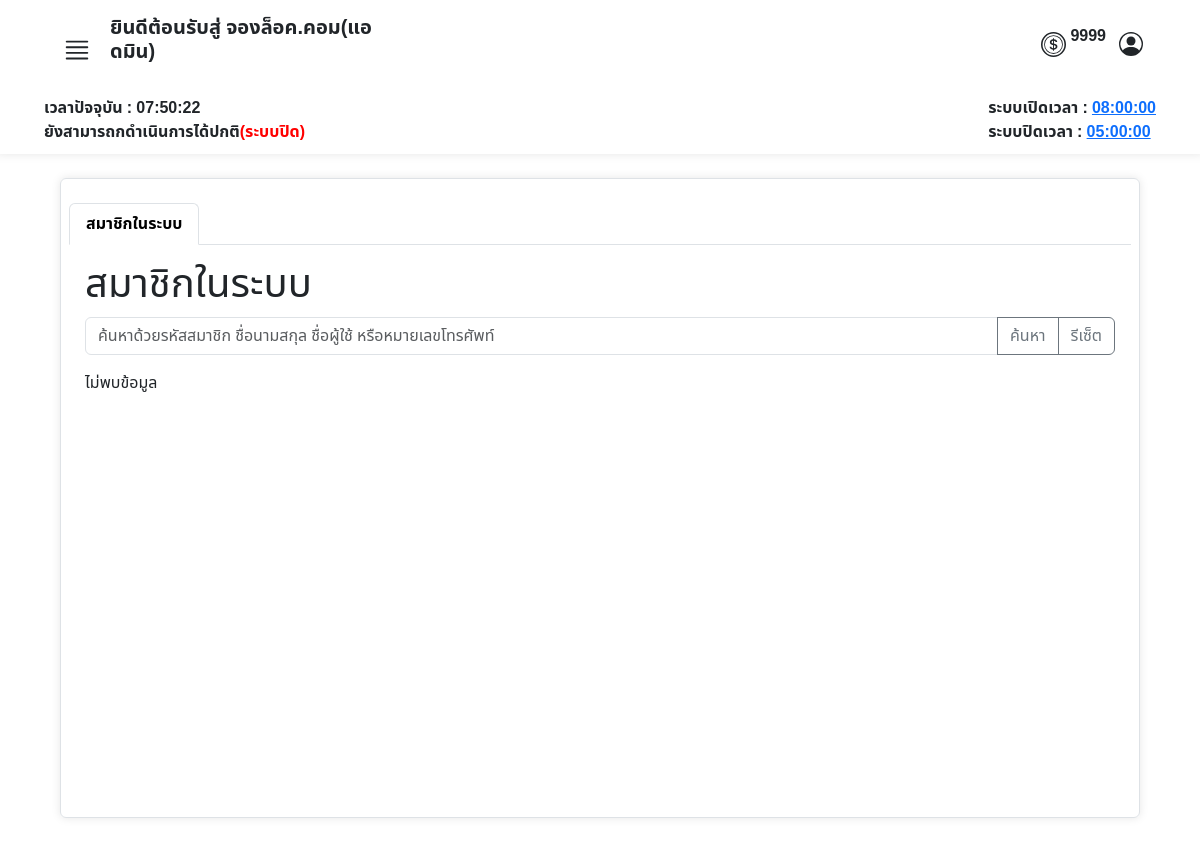
Before: /admin/view_member.php?page=3 (signed in) with the older database file.
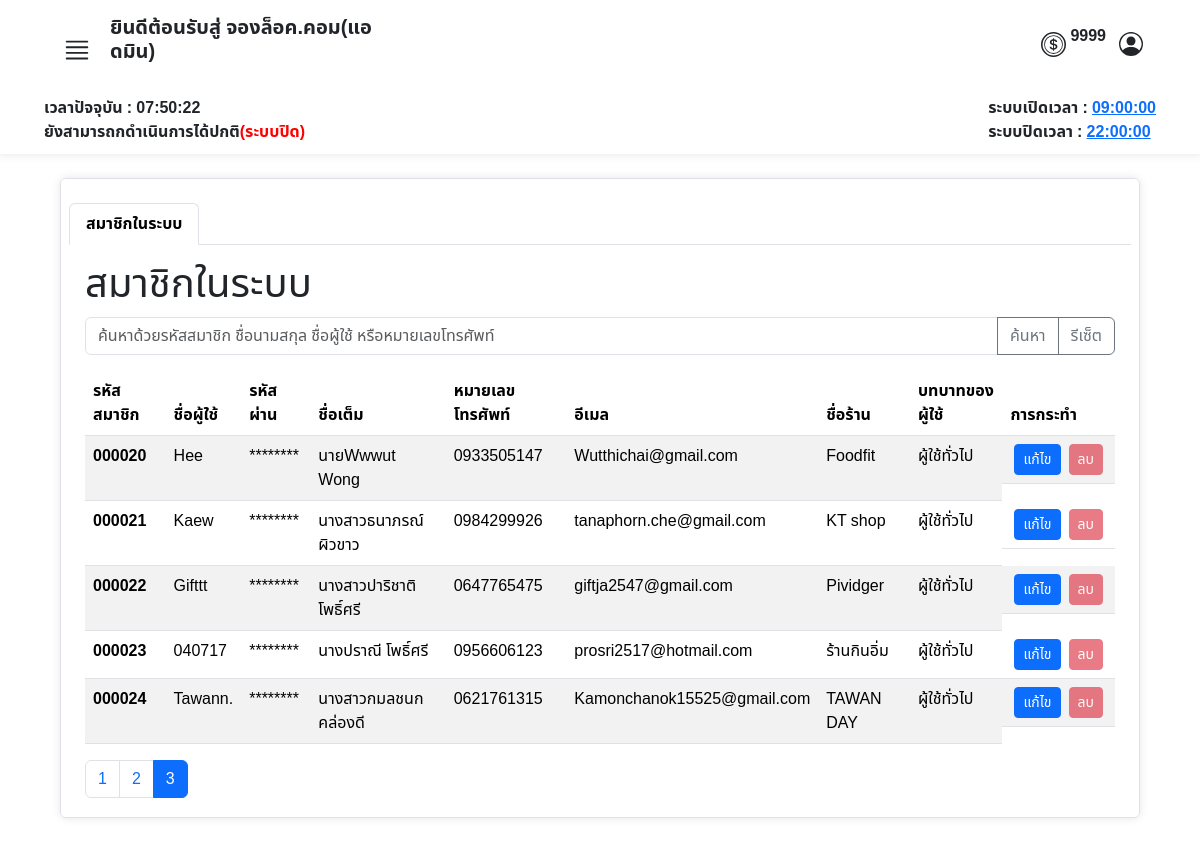
After: the same page with the newer database file.
### tables this page shows
CREATE TABLE `operating_hours` (
  `id` int(11) NOT NULL,
  `opening_time` time NOT NULL,
  `closing_time` time NOT NULL
);

CREATE TABLE `tbl_user` (
  `user_id` int(6) UNSIGNED ZEROFILL NOT NULL COMMENT 'รหัสลูกค้า',
  `prefix` enum('นาย','นาง','นางสาว') NOT NULL COMMENT 'คำนำหน้าชื่อ',
  `firstname` varchar(255) NOT NULL COMMENT 'ชื่อ',
  `lastname` varchar(255) NOT NULL COMMENT 'นามสกุล',
  `tel` varchar(11) NOT NULL COMMENT 'เบอร์โทรศัพท์',
  `email` varchar(255) NOT NULL COMMENT 'อีเมลล์',
  `username` varchar(255) NOT NULL COMMENT 'ชื่อผู้ใช้',
  `password` varchar(255) NOT NULL COMMENT 'รหัสผ่าน',
  `userrole` int(3) NOT NULL COMMENT '1=ลูกค้า,2=แอดมิน',
  `shop_name` varchar(50) NOT NULL COMMENT 'ชื่อร้านค้า',
  `token` int(11) NOT NULL,
  `last_login` datetime DEFAULT NULL
);

### admin/view_member.php (the view, shortened to what this page needs)
<?php
require("../condb.php");
?>
<!DOCTYPE html>
<html lang="en">
<head>
    <link href="https://cdn.jsdelivr.net/npm/bootstrap@5.3.3/dist/css/bootstrap.min.css" rel="stylesheet">
    <link rel="stylesheet" href="../asset/css/font.css">
    <link rel="stylesheet" href="https://cdn.jsdelivr.net/npm/sweetalert2@11/dist/sweetalert2.min.css">
</head>
<body>
    <?php include('./admin_nav.php'); ?>
    <div class="container my-4 px-2 border bgcolor py-4 rounded overflow-auto" style="width: 90%; height: 40rem;">
        <ul class="nav nav-tabs" id="myTab">
            <li class="nav-item">
                <a class="nav-link active" data-bs-toggle="tab" href="#categort"><strong>สมาชิกในระบบ</strong></a>
            </li>
        </ul>
        <div class="tab-content" id="myTabContent">
            <div class="tab-pane fade show active mt-2 mx-2 p-2" id="categort">
                <div>
                    <h1>สมาชิกในระบบ</h1>
                </div>
                <div class="mt-2">
                    <form method="GET">
                        <div class="input-group mb-3">
                            <input class="form-control" type="text" name="search_query" placeholder="ค้นหาด้วยรหัสสมาชิก ชื่อนามสกุล ชื่อผู้ใช้ หรือหมายเลขโทรศัพท์" value="<?php echo isset($_GET['search_query']) ? htmlspecialchars($_GET['search_query']) : ''; ?>">
                            <button class="btn btn-outline-secondary" type="submit">ค้นหา</button>
                            <a href="?reset=true" class="btn btn-outline-secondary">รีเซ็ต</a>
                        </div>
                    </form>
                    <?php
                    $records_per_page = 5;
                    $current_page = isset($_GET['page']) ? (int)$_GET['page'] : 1;
                    $start_from = ($current_page - 1) * $records_per_page;
                    $sql = "SELECT * FROM tbl_user";
                    $total_records_sql = $sql;
                    $result_count = $conn->query($total_records_sql);
                    $total_records = $result_count->num_rows;
                    $sql .= " LIMIT $start_from, $records_per_page";
                    $result = $conn->query($sql);
                    if ($result->num_rows > 0) {
                        echo "<table class='table table-striped'>";
                        echo "<thead>
                <tr>
                    <th>รหัสสมาชิก</th>
                    <th>ชื่อผู้ใช้</th>
                    <th>รหัสผ่าน</th>
                    <th>ชื่อเต็ม</th>
                    <th>หมายเลขโทรศัพท์</th>
                    <th>อีเมล</th>
                    <th>ชื่อร้าน</th>
                    <th>บทบาทของผู้ใช้</th>
                    <th>การกระทำ</th>
                </tr>
                </thead>";
                        echo "<tbody>";
                        while ($row = $result->fetch_assoc()) {
                            $fullmembername = $row["prefix"] . "" . $row["firstname"] . " " . $row["lastname"];
                            $password = htmlspecialchars($row["password"]);
                            $canDelete = (strtotime($row['last_login']) < strtotime('-1 year')) ? '' : 'disabled';
                            echo "<tr data-user-id='" . $row["user_id"] . "'>";
                            echo "<td><strong>" . $row["user_id"] . "</strong></td>";
                            echo "<td>" . $row["username"] . "</td>";
                            echo "<td><span class='password-toggle' data-password='$password'>********</span></td>";
                            echo "<td>" . $fullmembername . "</td>";
                            echo "<td>" . $row["tel"] . "</td>";
                            echo "<td>" . $row["email"] . "</td>";
                            echo "<td>" . $row["shop_name"] . "</td>";
                            echo "<td>" . ($row["userrole"] == 1 ? "แอดมิน" : "ผู้ใช้ทั่วไป") . "</td>";
                            echo "<td class='d-flex'>
                    <button class='btn mx-1 btn-sm btn-primary edit-btn' data-bs-toggle='modal' data-bs-target='#editModal' data-user-id='" . $row["user_id"] . "'>แก้ไข</button>
                        <button class='btn mx-1 btn-sm btn-danger delete-btn' $canDelete data-user-id='" . $row["user_id"] . "'>ลบ</button>
                        </td>";
                            echo "</tr>";
                        }
                        echo "</tbody>";
                        echo "</table>";
                        $total_pages = ceil($total_records / $records_per_page);
                        echo "<nav aria-label='Page navigation'>";
                        echo "<ul class='pagination'>";
                        for ($page = 1; $page <= $total_pages; $page++) {
                            $active = ($page == $current_page) ? 'active' : '';
                            echo "<li class='page-item $active'><a class='page-link' href='?page=$page" . (isset($_GET['search_query']) ? "&search_query=" . urlencode($_GET['search_query']) : '') . "'>$page</a></li>";
                        }
                        echo "</ul>";
                        echo "</nav>";
                    } else {
                        echo "ไม่พบข้อมูล";
                    }
                    ?>
                </div>
            </div>
        </div>
    </div>
</body>
</html>

### admin/admin_nav.php (shortened to what this page needs)
<nav class="row g-2 bgcolor">
    <div class="col-12 d-flex justify-content-between px-5 py-3">
        <div class="col-4">
            <div class="d-flex align-items-end ">
                <button class="btn" type="button" data-bs-toggle="offcanvas" data-bs-target="#offcanvasWithBothOptions" aria-controls="offcanvasWithBothOptions">
                </button>
                <h5>
                    <strong>ยินดีต้อนรับสู่ จองล็อค.คอม(แอดมิน)</strong>
                </h5>
            </div>
        </div>
        <div class="d-flex align-items-center ">
            <div class="row  ">
                <div class="col d-flex align-items-center justify-content-center">
                    <p class="ms-1">
                        <strong>
                            <?php
                            echo $_SESSION["token"];
                            ?>
                        </strong>
                    </p>
                </div>
            </div>
            <button class="btn " type="button" data-bs-toggle="modal" data-bs-target="#ProfileModal">
            </button>
        </div>
    </div>
    <?php
    require("../condb.php");
    $sql_time = "SELECT opening_time, closing_time FROM operating_hours LIMIT 1";
    $result = $conn->query($sql_time);
    $row_time = $result->fetch_assoc();
    $openingTime = $row_time['opening_time'];
    $closingTime = $row_time['closing_time'];
    ?>
    <div class="col-12 d-flex justify-content-between px-5">
        <strong>
            <div id="time"></div>
            <div id="status"></div>
        </strong>
        <strong>
            <div id="opening_time">ระบบเปิดเวลา : <a href="#" data-bs-toggle="modal" data-bs-target="#editTimeModal"><?php echo $openingTime; ?></a></div>
            <div id="closing_time">ระบบปิดเวลา : <a href="#" data-bs-toggle="modal" data-bs-target="#editTimeModal"><?php echo $closingTime; ?></a></div>
        </strong>
    </div>
</nav>

### admin/view_member.php (style rules this page uses)
body { background-image: url(../asset/img/img.market2.jpg); width: 100%; height: 100%; background-repeat: repeat; background-size: cover; }

### admin/admin_nav.php (style rules this page uses)
.bgcolor { background-color: rgba(255, 255, 255, 0.9); padding-bottom: 10px; box-shadow: 0 0 10px rgba(0, 0, 0, 0.1); }

Changed rows visible on the page:
changed operating_hours: opening_time "08:00:00" → "09:00:00"; closing_time "05:00:00" → "22:00:00"
added tbl_user: user_id "000020", username "Hee", fullmembername "นายWwwut Wong", tel "0933505147", email "Wutthichai@gmail.com", shop_name "Foodfit", shows "ผู้ใช้ทั่วไป"
added tbl_user: user_id "000021", username "Kaew", fullmembername "นางสาวธนาภรณ์ ผิวขาว", tel "0984299926", email "tanaphorn.che@gmail.com", shop_name "KT shop", shows "ผู้ใช้ทั่วไป"
added tbl_user: user_id "000022", username "Gifttt", fullmembername "นางสาวปาริชาติ โพธิ์ศรี", tel "0647765475", email "giftja2547@gmail.com", shop_name "Pividger", shows "ผู้ใช้ทั่วไป"
added tbl_user: user_id "000023", username "040717", fullmembername "นางปราณี โพธิ์ศรี", tel "0956606123", email "prosri2517@hotmail.com", shop_name "ร้านกินอิ่ม", shows "ผู้ใช้ทั่วไป"
added tbl_user: user_id "000024", username "Tawann.", fullmembername "นางสาวกมลชนก คล่องดี", tel "0621761315", email "Kamonchanok15525@gmail.com", shop_name "TAWAN DAY", shows "ผู้ใช้ทั่วไป"
Other visible differences:
text no longer shown: "ไม่พบข้อมูล"
text now shown: "รหัสสมาชิก ชื่อผู้ใช้ รหัสผ่าน ชื่อเต็ม หมายเลขโทรศัพท์ อีเมล ชื่อร้าน บทบาทของผู้ใช้ การกระทำ"
new list line: "1"
new list line: "2"
new list line: "3"
